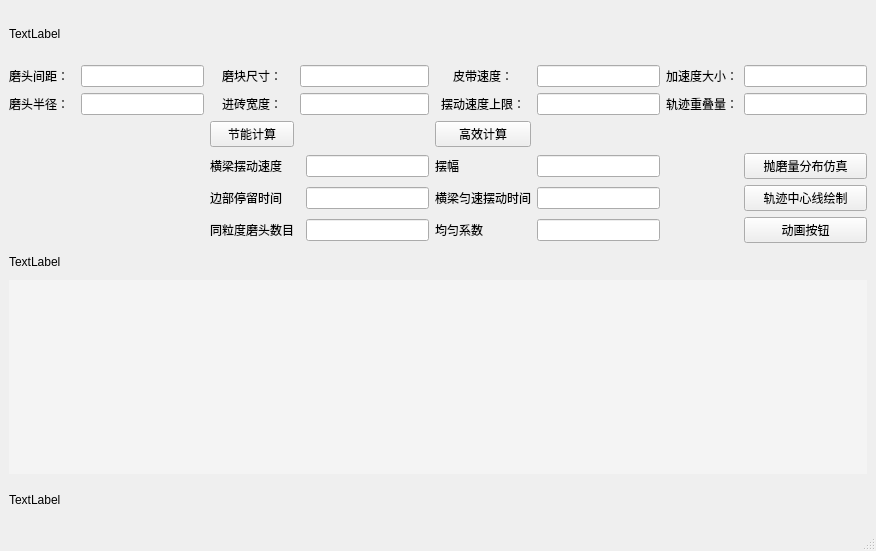
<?xml version="1.0" encoding="UTF-8"?>
<ui version="4.0">
 <class>MainWindow</class>
 <widget class="QMainWindow" name="MainWindow">
  <property name="geometry">
   <rect>
    <x>0</x>
    <y>0</y>
    <width>876</width>
    <height>551</height>
   </rect>
  </property>
  <property name="windowTitle">
   <string>MainWindow</string>
  </property>
  <widget class="QWidget" name="centralwidget">
   <layout class="QGridLayout" name="gridLayout">
    <item row="4" column="5">
     <widget class="QLineEdit" name="beam_speed"/>
    </item>
    <item row="1" column="7">
     <widget class="QLineEdit" name="belt_speed"/>
    </item>
    <item row="2" column="0">
     <widget class="QLabel" name="label_2">
      <property name="text">
       <string>&lt;html&gt;&lt;head/&gt;&lt;body&gt;&lt;p align=&quot;center&quot;&gt;磨头半径：&lt;/p&gt;&lt;/body&gt;&lt;/html&gt;</string>
      </property>
     </widget>
    </item>
    <item row="2" column="9">
     <widget class="QLineEdit" name="overlap"/>
    </item>
    <item row="3" column="3">
     <widget class="QPushButton" name="energy_button">
      <property name="text">
       <string>节能计算</string>
      </property>
     </widget>
    </item>
    <item row="2" column="4" colspan="2">
     <widget class="QLineEdit" name="ceramic_width"/>
    </item>
    <item row="2" column="8">
     <widget class="QLabel" name="label_3">
      <property name="text">
       <string>&lt;html&gt;&lt;head/&gt;&lt;body&gt;&lt;p align=&quot;center&quot;&gt;轨迹重叠量：&lt;/p&gt;&lt;/body&gt;&lt;/html&gt;</string>
      </property>
     </widget>
    </item>
    <item row="4" column="9">
     <widget class="QPushButton" name="simulation_button">
      <property name="text">
       <string>抛磨量分布仿真</string>
      </property>
     </widget>
    </item>
    <item row="5" column="7">
     <widget class="QLineEdit" name="constant_time"/>
    </item>
    <item row="2" column="6">
     <widget class="QLabel" name="label_7">
      <property name="text">
       <string>&lt;html&gt;&lt;head/&gt;&lt;body&gt;&lt;p align=&quot;center&quot;&gt;摆动速度上限：&lt;/p&gt;&lt;/body&gt;&lt;/html&gt;</string>
      </property>
     </widget>
    </item>
    <item row="4" column="6">
     <widget class="QLabel" name="label_13">
      <property name="text">
       <string>摆幅</string>
      </property>
     </widget>
    </item>
    <item row="1" column="3">
     <widget class="QLabel" name="label_5">
      <property name="text">
       <string>&lt;html&gt;&lt;head/&gt;&lt;body&gt;&lt;p align=&quot;center&quot;&gt;磨块尺寸：&lt;/p&gt;&lt;/body&gt;&lt;/html&gt;</string>
      </property>
     </widget>
    </item>
    <item row="1" column="2">
     <widget class="QLineEdit" name="between"/>
    </item>
    <item row="2" column="7">
     <widget class="QLineEdit" name="beam_speed_up"/>
    </item>
    <item row="3" column="6">
     <widget class="QPushButton" name="efficient_button">
      <property name="text">
       <string>高效计算</string>
      </property>
     </widget>
    </item>
    <item row="2" column="2">
     <widget class="QLineEdit" name="radius"/>
    </item>
    <item row="6" column="3">
     <widget class="QLabel" name="label_12">
      <property name="text">
       <string>同粒度磨头数目</string>
      </property>
     </widget>
    </item>
    <item row="1" column="4" colspan="2">
     <widget class="QLineEdit" name="grind_size"/>
    </item>
    <item row="6" column="5">
     <widget class="QLineEdit" name="num"/>
    </item>
    <item row="8" column="0" colspan="10">
     <widget class="QWidget" name="widget" native="true">
      <property name="styleSheet">
       <string notr="true">background-color: rgb(244, 244, 244);</string>
      </property>
     </widget>
    </item>
    <item row="5" column="9">
     <widget class="QPushButton" name="middle_line_button">
      <property name="text">
       <string>轨迹中心线绘制</string>
      </property>
     </widget>
    </item>
    <item row="4" column="7">
     <widget class="QLineEdit" name="swing"/>
    </item>
    <item row="4" column="3">
     <widget class="QLabel" name="label_9">
      <property name="text">
       <string>&lt;html&gt;&lt;head/&gt;&lt;body&gt;&lt;p&gt;横梁摆动速度&lt;/p&gt;&lt;/body&gt;&lt;/html&gt;</string>
      </property>
     </widget>
    </item>
    <item row="2" column="3">
     <widget class="QLabel" name="label_6">
      <property name="text">
       <string>&lt;html&gt;&lt;head/&gt;&lt;body&gt;&lt;p align=&quot;center&quot;&gt;进砖宽度：&lt;/p&gt;&lt;/body&gt;&lt;/html&gt;</string>
      </property>
     </widget>
    </item>
    <item row="5" column="3">
     <widget class="QLabel" name="label_11">
      <property name="text">
       <string>边部停留时间</string>
      </property>
     </widget>
    </item>
    <item row="6" column="9">
     <widget class="QPushButton" name="animation_button">
      <property name="text">
       <string>动画按钮</string>
      </property>
     </widget>
    </item>
    <item row="7" column="0" colspan="10">
     <widget class="QLabel" name="label_middle">
      <property name="minimumSize">
       <size>
        <width>500</width>
        <height>0</height>
       </size>
      </property>
      <property name="maximumSize">
       <size>
        <width>16777215</width>
        <height>25</height>
       </size>
      </property>
      <property name="text">
       <string>TextLabel</string>
      </property>
     </widget>
    </item>
    <item row="5" column="6">
     <widget class="QLabel" name="label_10">
      <property name="text">
       <string>横梁匀速摆动时间</string>
      </property>
     </widget>
    </item>
    <item row="6" column="6">
     <widget class="QLabel" name="label_14">
      <property name="text">
       <string>均匀系数</string>
      </property>
     </widget>
    </item>
    <item row="1" column="9">
     <widget class="QLineEdit" name="a_speed"/>
    </item>
    <item row="0" column="0" colspan="10">
     <widget class="QLabel" name="label_top">
      <property name="minimumSize">
       <size>
        <width>500</width>
        <height>0</height>
       </size>
      </property>
      <property name="maximumSize">
       <size>
        <width>16777215</width>
        <height>50</height>
       </size>
      </property>
      <property name="text">
       <string>TextLabel</string>
      </property>
     </widget>
    </item>
    <item row="1" column="6">
     <widget class="QLabel" name="label_8">
      <property name="text">
       <string>&lt;html&gt;&lt;head/&gt;&lt;body&gt;&lt;p align=&quot;center&quot;&gt;皮带速度：&lt;/p&gt;&lt;/body&gt;&lt;/html&gt;</string>
      </property>
     </widget>
    </item>
    <item row="6" column="7">
     <widget class="QLineEdit" name="equal_coefficient"/>
    </item>
    <item row="1" column="0">
     <widget class="QLabel" name="label">
      <property name="text">
       <string>&lt;html&gt;&lt;head/&gt;&lt;body&gt;&lt;p align=&quot;center&quot;&gt;磨头间距：&lt;/p&gt;&lt;/body&gt;&lt;/html&gt;</string>
      </property>
     </widget>
    </item>
    <item row="1" column="8">
     <widget class="QLabel" name="label_4">
      <property name="text">
       <string>&lt;html&gt;&lt;head/&gt;&lt;body&gt;&lt;p align=&quot;center&quot;&gt;加速度大小：&lt;/p&gt;&lt;/body&gt;&lt;/html&gt;</string>
      </property>
     </widget>
    </item>
    <item row="5" column="5">
     <widget class="QLineEdit" name="stay_time"/>
    </item>
    <item row="9" column="0" colspan="10">
     <widget class="QLabel" name="label_bottom">
      <property name="minimumSize">
       <size>
        <width>500</width>
        <height>0</height>
       </size>
      </property>
      <property name="maximumSize">
       <size>
        <width>16777215</width>
        <height>40</height>
       </size>
      </property>
      <property name="text">
       <string>TextLabel</string>
      </property>
     </widget>
    </item>
   </layout>
  </widget>
  <widget class="QMenuBar" name="menubar">
   <property name="geometry">
    <rect>
     <x>0</x>
     <y>0</y>
     <width>876</width>
     <height>22</height>
    </rect>
   </property>
  </widget>
  <widget class="QStatusBar" name="statusbar"/>
 </widget>
 <resources/>
 <connections/>
</ui>
